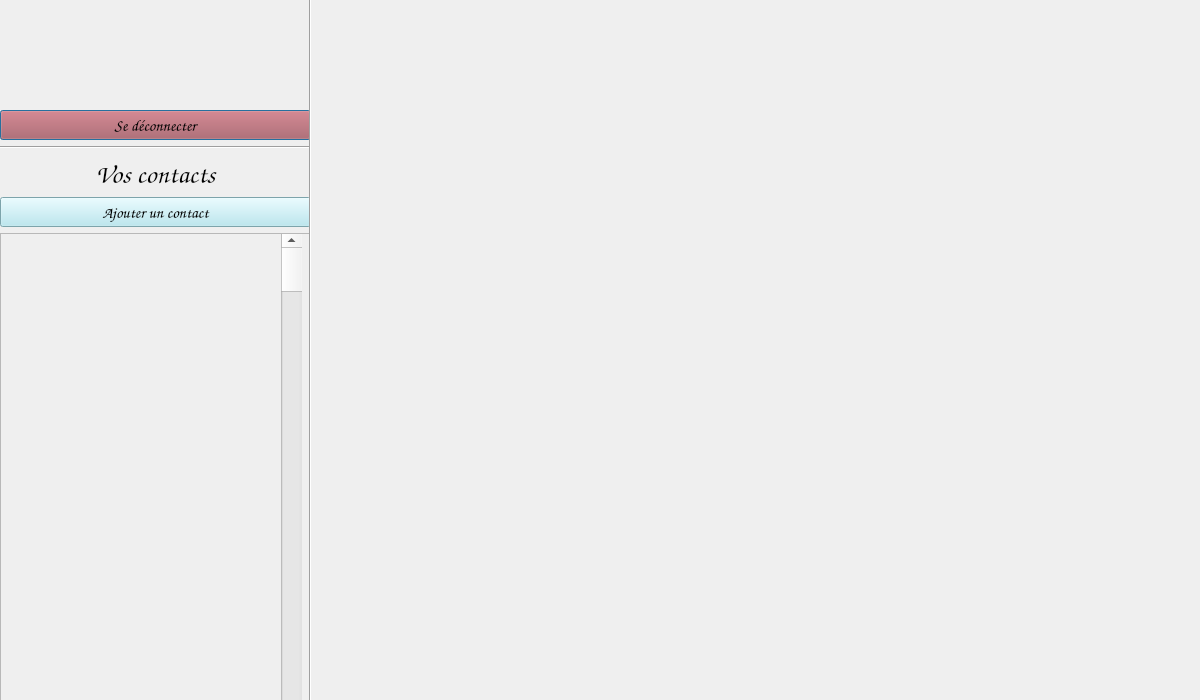
<?xml version="1.0" encoding="UTF-8"?>
<ui version="4.0">
 <class>chatGUI</class>
 <widget class="QDialog" name="chatGUI">
  <property name="geometry">
   <rect>
    <x>0</x>
    <y>0</y>
    <width>1200</width>
    <height>700</height>
   </rect>
  </property>
  <property name="minimumSize">
   <size>
    <width>1200</width>
    <height>700</height>
   </size>
  </property>
  <property name="maximumSize">
   <size>
    <width>1200</width>
    <height>700</height>
   </size>
  </property>
  <property name="palette">
   <palette>
    <active>
     <colorrole role="Button">
      <brush brushstyle="SolidPattern">
       <color alpha="255">
        <red>239</red>
        <green>239</green>
        <blue>239</blue>
       </color>
      </brush>
     </colorrole>
    </active>
    <inactive>
     <colorrole role="Button">
      <brush brushstyle="SolidPattern">
       <color alpha="255">
        <red>239</red>
        <green>239</green>
        <blue>239</blue>
       </color>
      </brush>
     </colorrole>
    </inactive>
    <disabled>
     <colorrole role="Button">
      <brush brushstyle="SolidPattern">
       <color alpha="255">
        <red>239</red>
        <green>239</green>
        <blue>239</blue>
       </color>
      </brush>
     </colorrole>
    </disabled>
   </palette>
  </property>
  <property name="windowTitle">
   <string>Dialog</string>
  </property>
  <widget class="QWidget" name="verticalLayoutWidget">
   <property name="geometry">
    <rect>
     <x>0</x>
     <y>110</y>
     <width>311</width>
     <height>591</height>
    </rect>
   </property>
   <layout class="QVBoxLayout" name="verticalLayout">
    <item>
     <widget class="QPushButton" name="disconnectButton">
      <property name="palette">
       <palette>
        <active>
         <colorrole role="WindowText">
          <brush brushstyle="SolidPattern">
           <color alpha="255">
            <red>0</red>
            <green>0</green>
            <blue>0</blue>
           </color>
          </brush>
         </colorrole>
         <colorrole role="Button">
          <brush brushstyle="SolidPattern">
           <color alpha="255">
            <red>175</red>
            <green>78</green>
            <blue>80</blue>
           </color>
          </brush>
         </colorrole>
         <colorrole role="Light">
          <brush brushstyle="SolidPattern">
           <color alpha="255">
            <red>255</red>
            <green>121</green>
            <blue>124</blue>
           </color>
          </brush>
         </colorrole>
         <colorrole role="Midlight">
          <brush brushstyle="SolidPattern">
           <color alpha="255">
            <red>215</red>
            <green>99</green>
            <blue>102</blue>
           </color>
          </brush>
         </colorrole>
         <colorrole role="Dark">
          <brush brushstyle="SolidPattern">
           <color alpha="255">
            <red>87</red>
            <green>39</green>
            <blue>40</blue>
           </color>
          </brush>
         </colorrole>
         <colorrole role="Mid">
          <brush brushstyle="SolidPattern">
           <color alpha="255">
            <red>117</red>
            <green>52</green>
            <blue>53</blue>
           </color>
          </brush>
         </colorrole>
         <colorrole role="Text">
          <brush brushstyle="SolidPattern">
           <color alpha="255">
            <red>0</red>
            <green>0</green>
            <blue>0</blue>
           </color>
          </brush>
         </colorrole>
         <colorrole role="BrightText">
          <brush brushstyle="SolidPattern">
           <color alpha="255">
            <red>255</red>
            <green>255</green>
            <blue>255</blue>
           </color>
          </brush>
         </colorrole>
         <colorrole role="ButtonText">
          <brush brushstyle="SolidPattern">
           <color alpha="255">
            <red>0</red>
            <green>0</green>
            <blue>0</blue>
           </color>
          </brush>
         </colorrole>
         <colorrole role="Base">
          <brush brushstyle="SolidPattern">
           <color alpha="255">
            <red>255</red>
            <green>255</green>
            <blue>255</blue>
           </color>
          </brush>
         </colorrole>
         <colorrole role="Window">
          <brush brushstyle="SolidPattern">
           <color alpha="255">
            <red>175</red>
            <green>78</green>
            <blue>80</blue>
           </color>
          </brush>
         </colorrole>
         <colorrole role="Shadow">
          <brush brushstyle="SolidPattern">
           <color alpha="255">
            <red>0</red>
            <green>0</green>
            <blue>0</blue>
           </color>
          </brush>
         </colorrole>
         <colorrole role="AlternateBase">
          <brush brushstyle="SolidPattern">
           <color alpha="255">
            <red>215</red>
            <green>166</green>
            <blue>167</blue>
           </color>
          </brush>
         </colorrole>
         <colorrole role="ToolTipBase">
          <brush brushstyle="SolidPattern">
           <color alpha="255">
            <red>255</red>
            <green>255</green>
            <blue>220</blue>
           </color>
          </brush>
         </colorrole>
         <colorrole role="ToolTipText">
          <brush brushstyle="SolidPattern">
           <color alpha="255">
            <red>0</red>
            <green>0</green>
            <blue>0</blue>
           </color>
          </brush>
         </colorrole>
        </active>
        <inactive>
         <colorrole role="WindowText">
          <brush brushstyle="SolidPattern">
           <color alpha="255">
            <red>0</red>
            <green>0</green>
            <blue>0</blue>
           </color>
          </brush>
         </colorrole>
         <colorrole role="Button">
          <brush brushstyle="SolidPattern">
           <color alpha="255">
            <red>175</red>
            <green>78</green>
            <blue>80</blue>
           </color>
          </brush>
         </colorrole>
         <colorrole role="Light">
          <brush brushstyle="SolidPattern">
           <color alpha="255">
            <red>255</red>
            <green>121</green>
            <blue>124</blue>
           </color>
          </brush>
         </colorrole>
         <colorrole role="Midlight">
          <brush brushstyle="SolidPattern">
           <color alpha="255">
            <red>215</red>
            <green>99</green>
            <blue>102</blue>
           </color>
          </brush>
         </colorrole>
         <colorrole role="Dark">
          <brush brushstyle="SolidPattern">
           <color alpha="255">
            <red>87</red>
            <green>39</green>
            <blue>40</blue>
           </color>
          </brush>
         </colorrole>
         <colorrole role="Mid">
          <brush brushstyle="SolidPattern">
           <color alpha="255">
            <red>117</red>
            <green>52</green>
            <blue>53</blue>
           </color>
          </brush>
         </colorrole>
         <colorrole role="Text">
          <brush brushstyle="SolidPattern">
           <color alpha="255">
            <red>0</red>
            <green>0</green>
            <blue>0</blue>
           </color>
          </brush>
         </colorrole>
         <colorrole role="BrightText">
          <brush brushstyle="SolidPattern">
           <color alpha="255">
            <red>255</red>
            <green>255</green>
            <blue>255</blue>
           </color>
          </brush>
         </colorrole>
         <colorrole role="ButtonText">
          <brush brushstyle="SolidPattern">
           <color alpha="255">
            <red>0</red>
            <green>0</green>
            <blue>0</blue>
           </color>
          </brush>
         </colorrole>
         <colorrole role="Base">
          <brush brushstyle="SolidPattern">
           <color alpha="255">
            <red>255</red>
            <green>255</green>
            <blue>255</blue>
           </color>
          </brush>
         </colorrole>
         <colorrole role="Window">
          <brush brushstyle="SolidPattern">
           <color alpha="255">
            <red>175</red>
            <green>78</green>
            <blue>80</blue>
           </color>
          </brush>
         </colorrole>
         <colorrole role="Shadow">
          <brush brushstyle="SolidPattern">
           <color alpha="255">
            <red>0</red>
            <green>0</green>
            <blue>0</blue>
           </color>
          </brush>
         </colorrole>
         <colorrole role="AlternateBase">
          <brush brushstyle="SolidPattern">
           <color alpha="255">
            <red>215</red>
            <green>166</green>
            <blue>167</blue>
           </color>
          </brush>
         </colorrole>
         <colorrole role="ToolTipBase">
          <brush brushstyle="SolidPattern">
           <color alpha="255">
            <red>255</red>
            <green>255</green>
            <blue>220</blue>
           </color>
          </brush>
         </colorrole>
         <colorrole role="ToolTipText">
          <brush brushstyle="SolidPattern">
           <color alpha="255">
            <red>0</red>
            <green>0</green>
            <blue>0</blue>
           </color>
          </brush>
         </colorrole>
        </inactive>
        <disabled>
         <colorrole role="WindowText">
          <brush brushstyle="SolidPattern">
           <color alpha="255">
            <red>87</red>
            <green>39</green>
            <blue>40</blue>
           </color>
          </brush>
         </colorrole>
         <colorrole role="Button">
          <brush brushstyle="SolidPattern">
           <color alpha="255">
            <red>175</red>
            <green>78</green>
            <blue>80</blue>
           </color>
          </brush>
         </colorrole>
         <colorrole role="Light">
          <brush brushstyle="SolidPattern">
           <color alpha="255">
            <red>255</red>
            <green>121</green>
            <blue>124</blue>
           </color>
          </brush>
         </colorrole>
         <colorrole role="Midlight">
          <brush brushstyle="SolidPattern">
           <color alpha="255">
            <red>215</red>
            <green>99</green>
            <blue>102</blue>
           </color>
          </brush>
         </colorrole>
         <colorrole role="Dark">
          <brush brushstyle="SolidPattern">
           <color alpha="255">
            <red>87</red>
            <green>39</green>
            <blue>40</blue>
           </color>
          </brush>
         </colorrole>
         <colorrole role="Mid">
          <brush brushstyle="SolidPattern">
           <color alpha="255">
            <red>117</red>
            <green>52</green>
            <blue>53</blue>
           </color>
          </brush>
         </colorrole>
         <colorrole role="Text">
          <brush brushstyle="SolidPattern">
           <color alpha="255">
            <red>87</red>
            <green>39</green>
            <blue>40</blue>
           </color>
          </brush>
         </colorrole>
         <colorrole role="BrightText">
          <brush brushstyle="SolidPattern">
           <color alpha="255">
            <red>255</red>
            <green>255</green>
            <blue>255</blue>
           </color>
          </brush>
         </colorrole>
         <colorrole role="ButtonText">
          <brush brushstyle="SolidPattern">
           <color alpha="255">
            <red>87</red>
            <green>39</green>
            <blue>40</blue>
           </color>
          </brush>
         </colorrole>
         <colorrole role="Base">
          <brush brushstyle="SolidPattern">
           <color alpha="255">
            <red>175</red>
            <green>78</green>
            <blue>80</blue>
           </color>
          </brush>
         </colorrole>
         <colorrole role="Window">
          <brush brushstyle="SolidPattern">
           <color alpha="255">
            <red>175</red>
            <green>78</green>
            <blue>80</blue>
           </color>
          </brush>
         </colorrole>
         <colorrole role="Shadow">
          <brush brushstyle="SolidPattern">
           <color alpha="255">
            <red>0</red>
            <green>0</green>
            <blue>0</blue>
           </color>
          </brush>
         </colorrole>
         <colorrole role="AlternateBase">
          <brush brushstyle="SolidPattern">
           <color alpha="255">
            <red>175</red>
            <green>78</green>
            <blue>80</blue>
           </color>
          </brush>
         </colorrole>
         <colorrole role="ToolTipBase">
          <brush brushstyle="SolidPattern">
           <color alpha="255">
            <red>255</red>
            <green>255</green>
            <blue>220</blue>
           </color>
          </brush>
         </colorrole>
         <colorrole role="ToolTipText">
          <brush brushstyle="SolidPattern">
           <color alpha="255">
            <red>0</red>
            <green>0</green>
            <blue>0</blue>
           </color>
          </brush>
         </colorrole>
        </disabled>
       </palette>
      </property>
      <property name="font">
       <font>
        <family>TeX Gyre Chorus</family>
        <pointsize>12</pointsize>
       </font>
      </property>
      <property name="text">
       <string>Se déconnecter</string>
      </property>
     </widget>
    </item>
    <item>
     <widget class="Line" name="line_2">
      <property name="orientation">
       <enum>Qt::Horizontal</enum>
      </property>
     </widget>
    </item>
    <item>
     <widget class="QLabel" name="label">
      <property name="font">
       <font>
        <family>TeXGyreChorus</family>
        <pointsize>20</pointsize>
       </font>
      </property>
      <property name="text">
       <string>Vos contacts</string>
      </property>
      <property name="alignment">
       <set>Qt::AlignCenter</set>
      </property>
     </widget>
    </item>
    <item>
     <widget class="QPushButton" name="addContactButton">
      <property name="palette">
       <palette>
        <active>
         <colorrole role="WindowText">
          <brush brushstyle="SolidPattern">
           <color alpha="255">
            <red>0</red>
            <green>0</green>
            <blue>0</blue>
           </color>
          </brush>
         </colorrole>
         <colorrole role="Button">
          <brush brushstyle="SolidPattern">
           <color alpha="255">
            <red>175</red>
            <green>229</green>
            <blue>239</blue>
           </color>
          </brush>
         </colorrole>
         <colorrole role="Light">
          <brush brushstyle="SolidPattern">
           <color alpha="255">
            <red>255</red>
            <green>255</green>
            <blue>255</blue>
           </color>
          </brush>
         </colorrole>
         <colorrole role="Midlight">
          <brush brushstyle="SolidPattern">
           <color alpha="255">
            <red>215</red>
            <green>242</green>
            <blue>247</blue>
           </color>
          </brush>
         </colorrole>
         <colorrole role="Dark">
          <brush brushstyle="SolidPattern">
           <color alpha="255">
            <red>87</red>
            <green>114</green>
            <blue>119</blue>
           </color>
          </brush>
         </colorrole>
         <colorrole role="Mid">
          <brush brushstyle="SolidPattern">
           <color alpha="255">
            <red>117</red>
            <green>153</green>
            <blue>159</blue>
           </color>
          </brush>
         </colorrole>
         <colorrole role="Text">
          <brush brushstyle="SolidPattern">
           <color alpha="255">
            <red>0</red>
            <green>0</green>
            <blue>0</blue>
           </color>
          </brush>
         </colorrole>
         <colorrole role="BrightText">
          <brush brushstyle="SolidPattern">
           <color alpha="255">
            <red>255</red>
            <green>255</green>
            <blue>255</blue>
           </color>
          </brush>
         </colorrole>
         <colorrole role="ButtonText">
          <brush brushstyle="SolidPattern">
           <color alpha="255">
            <red>0</red>
            <green>0</green>
            <blue>0</blue>
           </color>
          </brush>
         </colorrole>
         <colorrole role="Base">
          <brush brushstyle="SolidPattern">
           <color alpha="255">
            <red>255</red>
            <green>255</green>
            <blue>255</blue>
           </color>
          </brush>
         </colorrole>
         <colorrole role="Window">
          <brush brushstyle="SolidPattern">
           <color alpha="255">
            <red>175</red>
            <green>229</green>
            <blue>239</blue>
           </color>
          </brush>
         </colorrole>
         <colorrole role="Shadow">
          <brush brushstyle="SolidPattern">
           <color alpha="255">
            <red>0</red>
            <green>0</green>
            <blue>0</blue>
           </color>
          </brush>
         </colorrole>
         <colorrole role="AlternateBase">
          <brush brushstyle="SolidPattern">
           <color alpha="255">
            <red>215</red>
            <green>242</green>
            <blue>247</blue>
           </color>
          </brush>
         </colorrole>
         <colorrole role="ToolTipBase">
          <brush brushstyle="SolidPattern">
           <color alpha="255">
            <red>255</red>
            <green>255</green>
            <blue>220</blue>
           </color>
          </brush>
         </colorrole>
         <colorrole role="ToolTipText">
          <brush brushstyle="SolidPattern">
           <color alpha="255">
            <red>0</red>
            <green>0</green>
            <blue>0</blue>
           </color>
          </brush>
         </colorrole>
        </active>
        <inactive>
         <colorrole role="WindowText">
          <brush brushstyle="SolidPattern">
           <color alpha="255">
            <red>0</red>
            <green>0</green>
            <blue>0</blue>
           </color>
          </brush>
         </colorrole>
         <colorrole role="Button">
          <brush brushstyle="SolidPattern">
           <color alpha="255">
            <red>175</red>
            <green>229</green>
            <blue>239</blue>
           </color>
          </brush>
         </colorrole>
         <colorrole role="Light">
          <brush brushstyle="SolidPattern">
           <color alpha="255">
            <red>255</red>
            <green>255</green>
            <blue>255</blue>
           </color>
          </brush>
         </colorrole>
         <colorrole role="Midlight">
          <brush brushstyle="SolidPattern">
           <color alpha="255">
            <red>215</red>
            <green>242</green>
            <blue>247</blue>
           </color>
          </brush>
         </colorrole>
         <colorrole role="Dark">
          <brush brushstyle="SolidPattern">
           <color alpha="255">
            <red>87</red>
            <green>114</green>
            <blue>119</blue>
           </color>
          </brush>
         </colorrole>
         <colorrole role="Mid">
          <brush brushstyle="SolidPattern">
           <color alpha="255">
            <red>117</red>
            <green>153</green>
            <blue>159</blue>
           </color>
          </brush>
         </colorrole>
         <colorrole role="Text">
          <brush brushstyle="SolidPattern">
           <color alpha="255">
            <red>0</red>
            <green>0</green>
            <blue>0</blue>
           </color>
          </brush>
         </colorrole>
         <colorrole role="BrightText">
          <brush brushstyle="SolidPattern">
           <color alpha="255">
            <red>255</red>
            <green>255</green>
            <blue>255</blue>
           </color>
          </brush>
         </colorrole>
         <colorrole role="ButtonText">
          <brush brushstyle="SolidPattern">
           <color alpha="255">
            <red>0</red>
            <green>0</green>
            <blue>0</blue>
           </color>
          </brush>
         </colorrole>
         <colorrole role="Base">
          <brush brushstyle="SolidPattern">
           <color alpha="255">
            <red>255</red>
            <green>255</green>
            <blue>255</blue>
           </color>
          </brush>
         </colorrole>
         <colorrole role="Window">
          <brush brushstyle="SolidPattern">
           <color alpha="255">
            <red>175</red>
            <green>229</green>
            <blue>239</blue>
           </color>
          </brush>
         </colorrole>
         <colorrole role="Shadow">
          <brush brushstyle="SolidPattern">
           <color alpha="255">
            <red>0</red>
            <green>0</green>
            <blue>0</blue>
           </color>
          </brush>
         </colorrole>
         <colorrole role="AlternateBase">
          <brush brushstyle="SolidPattern">
           <color alpha="255">
            <red>215</red>
            <green>242</green>
            <blue>247</blue>
           </color>
          </brush>
         </colorrole>
         <colorrole role="ToolTipBase">
          <brush brushstyle="SolidPattern">
           <color alpha="255">
            <red>255</red>
            <green>255</green>
            <blue>220</blue>
           </color>
          </brush>
         </colorrole>
         <colorrole role="ToolTipText">
          <brush brushstyle="SolidPattern">
           <color alpha="255">
            <red>0</red>
            <green>0</green>
            <blue>0</blue>
           </color>
          </brush>
         </colorrole>
        </inactive>
        <disabled>
         <colorrole role="WindowText">
          <brush brushstyle="SolidPattern">
           <color alpha="255">
            <red>87</red>
            <green>114</green>
            <blue>119</blue>
           </color>
          </brush>
         </colorrole>
         <colorrole role="Button">
          <brush brushstyle="SolidPattern">
           <color alpha="255">
            <red>175</red>
            <green>229</green>
            <blue>239</blue>
           </color>
          </brush>
         </colorrole>
         <colorrole role="Light">
          <brush brushstyle="SolidPattern">
           <color alpha="255">
            <red>255</red>
            <green>255</green>
            <blue>255</blue>
           </color>
          </brush>
         </colorrole>
         <colorrole role="Midlight">
          <brush brushstyle="SolidPattern">
           <color alpha="255">
            <red>215</red>
            <green>242</green>
            <blue>247</blue>
           </color>
          </brush>
         </colorrole>
         <colorrole role="Dark">
          <brush brushstyle="SolidPattern">
           <color alpha="255">
            <red>87</red>
            <green>114</green>
            <blue>119</blue>
           </color>
          </brush>
         </colorrole>
         <colorrole role="Mid">
          <brush brushstyle="SolidPattern">
           <color alpha="255">
            <red>117</red>
            <green>153</green>
            <blue>159</blue>
           </color>
          </brush>
         </colorrole>
         <colorrole role="Text">
          <brush brushstyle="SolidPattern">
           <color alpha="255">
            <red>87</red>
            <green>114</green>
            <blue>119</blue>
           </color>
          </brush>
         </colorrole>
         <colorrole role="BrightText">
          <brush brushstyle="SolidPattern">
           <color alpha="255">
            <red>255</red>
            <green>255</green>
            <blue>255</blue>
           </color>
          </brush>
         </colorrole>
         <colorrole role="ButtonText">
          <brush brushstyle="SolidPattern">
           <color alpha="255">
            <red>87</red>
            <green>114</green>
            <blue>119</blue>
           </color>
          </brush>
         </colorrole>
         <colorrole role="Base">
          <brush brushstyle="SolidPattern">
           <color alpha="255">
            <red>175</red>
            <green>229</green>
            <blue>239</blue>
           </color>
          </brush>
         </colorrole>
         <colorrole role="Window">
          <brush brushstyle="SolidPattern">
           <color alpha="255">
            <red>175</red>
            <green>229</green>
            <blue>239</blue>
           </color>
          </brush>
         </colorrole>
         <colorrole role="Shadow">
          <brush brushstyle="SolidPattern">
           <color alpha="255">
            <red>0</red>
            <green>0</green>
            <blue>0</blue>
           </color>
          </brush>
         </colorrole>
         <colorrole role="AlternateBase">
          <brush brushstyle="SolidPattern">
           <color alpha="255">
            <red>175</red>
            <green>229</green>
            <blue>239</blue>
           </color>
          </brush>
         </colorrole>
         <colorrole role="ToolTipBase">
          <brush brushstyle="SolidPattern">
           <color alpha="255">
            <red>255</red>
            <green>255</green>
            <blue>220</blue>
           </color>
          </brush>
         </colorrole>
         <colorrole role="ToolTipText">
          <brush brushstyle="SolidPattern">
           <color alpha="255">
            <red>0</red>
            <green>0</green>
            <blue>0</blue>
           </color>
          </brush>
         </colorrole>
        </disabled>
       </palette>
      </property>
      <property name="font">
       <font>
        <family>TeX Gyre Chorus</family>
        <pointsize>12</pointsize>
        <strikeout>false</strikeout>
       </font>
      </property>
      <property name="cursor">
       <cursorShape>PointingHandCursor</cursorShape>
      </property>
      <property name="text">
       <string>Ajouter un contact</string>
      </property>
     </widget>
    </item>
    <item>
     <widget class="QScrollArea" name="scrollArea">
      <property name="widgetResizable">
       <bool>true</bool>
      </property>
      <widget class="QWidget" name="scrollAreaWidgetContents">
       <property name="geometry">
        <rect>
         <x>0</x>
         <y>0</y>
         <width>307</width>
         <height>464</height>
        </rect>
       </property>
       <widget class="QScrollBar" name="verticalScrollBar">
        <property name="geometry">
         <rect>
          <x>280</x>
          <y>0</y>
          <width>21</width>
          <height>501</height>
         </rect>
        </property>
        <property name="autoFillBackground">
         <bool>false</bool>
        </property>
        <property name="orientation">
         <enum>Qt::Vertical</enum>
        </property>
        <property name="invertedAppearance">
         <bool>false</bool>
        </property>
       </widget>
      </widget>
     </widget>
    </item>
   </layout>
  </widget>
  <widget class="Line" name="line">
   <property name="geometry">
    <rect>
     <x>300</x>
     <y>-20</y>
     <width>20</width>
     <height>741</height>
    </rect>
   </property>
   <property name="frameShadow">
    <enum>QFrame::Sunken</enum>
   </property>
   <property name="orientation">
    <enum>Qt::Vertical</enum>
   </property>
  </widget>
 </widget>
 <resources/>
 <connections/>
</ui>
